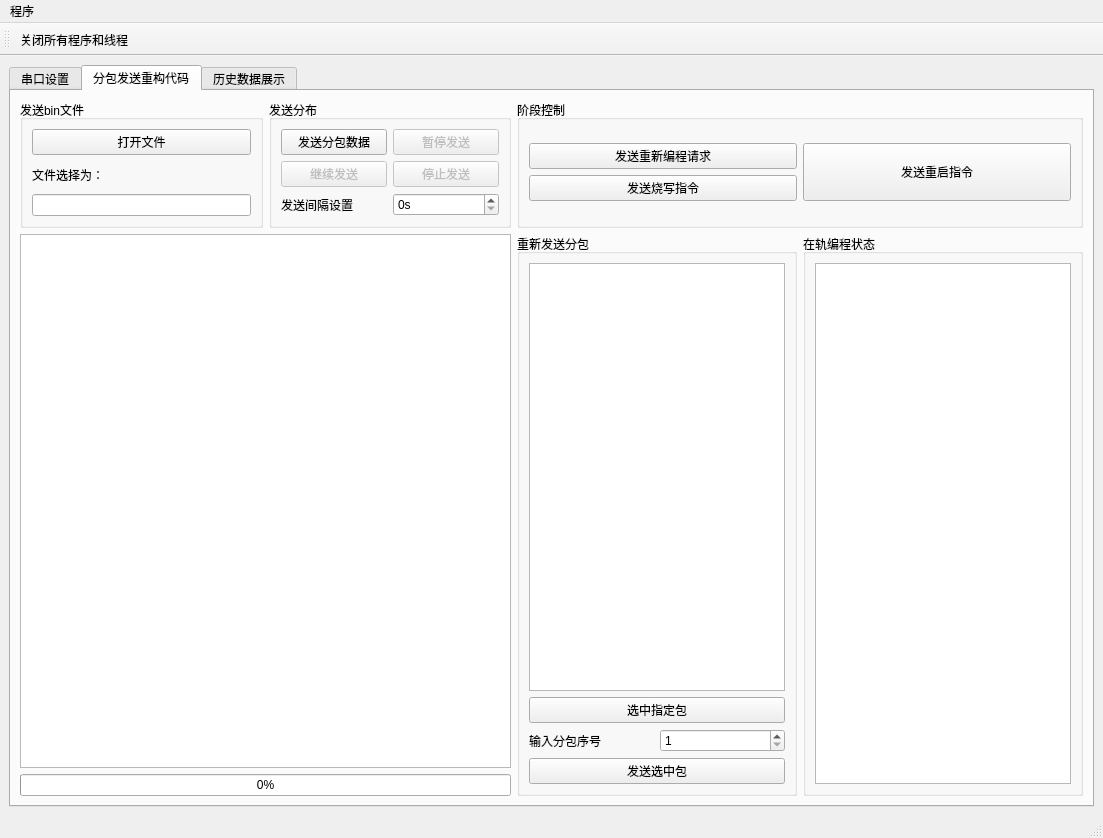
<?xml version="1.0" encoding="UTF-8"?>
<ui version="4.0">
 <class>MainWindow</class>
 <widget class="QMainWindow" name="MainWindow">
  <property name="geometry">
   <rect>
    <x>0</x>
    <y>0</y>
    <width>1103</width>
    <height>732</height>
   </rect>
  </property>
  <property name="windowTitle">
   <string>MainWindow</string>
  </property>
  <widget class="QWidget" name="centralwidget">
   <layout class="QGridLayout" name="gridLayout_9">
    <item row="0" column="0">
     <widget class="QTabWidget" name="tabWidget">
      <property name="currentIndex">
       <number>1</number>
      </property>
      <widget class="QWidget" name="tab">
       <attribute name="title">
        <string>串口设置</string>
       </attribute>
       <layout class="QGridLayout" name="gridLayout_10">
        <item row="1" column="2">
         <layout class="QVBoxLayout" name="verticalLayout_3">
          <item>
           <widget class="QLabel" name="label_4">
            <property name="text">
             <string>&lt;html&gt;&lt;head/&gt;&lt;body&gt;&lt;p&gt;&lt;span style=&quot; font-size:10pt; font-weight:600;&quot;&gt;变量数值监控&lt;/span&gt;&lt;/p&gt;&lt;/body&gt;&lt;/html&gt;</string>
            </property>
           </widget>
          </item>
          <item>
           <widget class="QTableWidget" name="table1"/>
          </item>
         </layout>
        </item>
        <item row="2" column="1">
         <widget class="QGroupBox" name="groupBox_6">
          <property name="title">
           <string>生成指令</string>
          </property>
          <layout class="QVBoxLayout" name="verticalLayout_4">
           <item>
            <layout class="QGridLayout" name="gridLayout_20">
             <item row="2" column="1">
              <widget class="QLineEdit" name="lineEdit_2"/>
             </item>
             <item row="2" column="0">
              <widget class="QLabel" name="label_10">
               <property name="text">
                <string>生成的指令为</string>
               </property>
              </widget>
             </item>
             <item row="0" column="0" colspan="2">
              <widget class="QPushButton" name="pushButton_order">
               <property name="text">
                <string>生成指令</string>
               </property>
              </widget>
             </item>
             <item row="3" column="0" colspan="2">
              <widget class="QPushButton" name="pushButton_raise">
               <property name="text">
                <string>发送指令</string>
               </property>
              </widget>
             </item>
            </layout>
           </item>
          </layout>
         </widget>
        </item>
        <item row="0" column="0" rowspan="3">
         <widget class="QGroupBox" name="groupBox_serial_shezhi">
          <property name="title">
           <string>串口设置</string>
          </property>
          <layout class="QVBoxLayout" name="verticalLayout_10">
           <item>
            <layout class="QGridLayout" name="gridLayout_2">
             <item row="1" column="0" colspan="3">
              <widget class="QComboBox" name="comboBoxPort">
               <property name="sizePolicy">
                <sizepolicy hsizetype="Preferred" vsizetype="Fixed">
                 <horstretch>0</horstretch>
                 <verstretch>0</verstretch>
                </sizepolicy>
               </property>
               <property name="styleSheet">
                <string notr="true"/>
               </property>
              </widget>
             </item>
             <item row="2" column="0" colspan="2">
              <widget class="QPushButton" name="pushButtonOpen">
               <property name="sizePolicy">
                <sizepolicy hsizetype="Preferred" vsizetype="Fixed">
                 <horstretch>0</horstretch>
                 <verstretch>0</verstretch>
                </sizepolicy>
               </property>
               <property name="text">
                <string>打开串口</string>
               </property>
               <property name="checkable">
                <bool>true</bool>
               </property>
              </widget>
             </item>
             <item row="2" column="2">
              <widget class="QPushButton" name="pushButtonUpdate">
               <property name="sizePolicy">
                <sizepolicy hsizetype="Preferred" vsizetype="Fixed">
                 <horstretch>0</horstretch>
                 <verstretch>0</verstretch>
                </sizepolicy>
               </property>
               <property name="text">
                <string>串口检测</string>
               </property>
              </widget>
             </item>
             <item row="3" column="0">
              <widget class="QLabel" name="label">
               <property name="layoutDirection">
                <enum>Qt::LeftToRight</enum>
               </property>
               <property name="text">
                <string>&lt;html&gt;&lt;head/&gt;&lt;body&gt;&lt;p&gt;&lt;span style=&quot; font-size:11pt; font-weight:600;&quot;&gt;波特率&lt;/span&gt;&lt;/p&gt;&lt;/body&gt;&lt;/html&gt;</string>
               </property>
               <property name="alignment">
                <set>Qt::AlignCenter</set>
               </property>
              </widget>
             </item>
             <item row="3" column="1" colspan="2">
              <widget class="QComboBox" name="comboBoxBand">
               <property name="sizePolicy">
                <sizepolicy hsizetype="Preferred" vsizetype="Fixed">
                 <horstretch>0</horstretch>
                 <verstretch>0</verstretch>
                </sizepolicy>
               </property>
              </widget>
             </item>
             <item row="0" column="0" colspan="2">
              <widget class="QLabel" name="label_2">
               <property name="sizePolicy">
                <sizepolicy hsizetype="Minimum" vsizetype="Fixed">
                 <horstretch>0</horstretch>
                 <verstretch>0</verstretch>
                </sizepolicy>
               </property>
               <property name="text">
                <string>&lt;html&gt;&lt;head/&gt;&lt;body&gt;&lt;p&gt;&lt;span style=&quot; font-size:12pt; font-weight:600;&quot;&gt;连接串口&lt;/span&gt;&lt;/p&gt;&lt;/body&gt;&lt;/html&gt;</string>
               </property>
               <property name="alignment">
                <set>Qt::AlignCenter</set>
               </property>
              </widget>
             </item>
            </layout>
           </item>
           <item>
            <widget class="QGroupBox" name="groupBox">
             <property name="sizePolicy">
              <sizepolicy hsizetype="Preferred" vsizetype="Fixed">
               <horstretch>0</horstretch>
               <verstretch>0</verstretch>
              </sizepolicy>
             </property>
             <property name="title">
              <string>数据位</string>
             </property>
             <layout class="QGridLayout" name="gridLayout_6">
              <item row="0" column="0">
               <widget class="QRadioButton" name="radioButtonData8Bit">
                <property name="text">
                 <string>8位</string>
                </property>
               </widget>
              </item>
              <item row="0" column="1">
               <widget class="QRadioButton" name="radioButtonData7Bit">
                <property name="text">
                 <string>7位</string>
                </property>
               </widget>
              </item>
              <item row="1" column="0">
               <widget class="QRadioButton" name="radioButtonData6Bit">
                <property name="text">
                 <string>6位</string>
                </property>
               </widget>
              </item>
              <item row="1" column="1">
               <widget class="QRadioButton" name="radioButtonData5Bit">
                <property name="text">
                 <string>5位</string>
                </property>
               </widget>
              </item>
             </layout>
            </widget>
           </item>
           <item>
            <widget class="QGroupBox" name="groupBox_2">
             <property name="sizePolicy">
              <sizepolicy hsizetype="Preferred" vsizetype="Fixed">
               <horstretch>0</horstretch>
               <verstretch>0</verstretch>
              </sizepolicy>
             </property>
             <property name="title">
              <string>校验位</string>
             </property>
             <layout class="QGridLayout" name="gridLayout_7">
              <item row="0" column="0">
               <widget class="QRadioButton" name="radioButtonParityNone">
                <property name="text">
                 <string>无</string>
                </property>
               </widget>
              </item>
              <item row="1" column="0">
               <widget class="QRadioButton" name="radioButtonParityOdd">
                <property name="text">
                 <string>奇校验</string>
                </property>
               </widget>
              </item>
              <item row="1" column="1">
               <widget class="QRadioButton" name="radioButtonParityEven">
                <property name="text">
                 <string>偶校验</string>
                </property>
               </widget>
              </item>
              <item row="2" column="0">
               <widget class="QRadioButton" name="radioButtonSpace">
                <property name="text">
                 <string>Space校验</string>
                </property>
               </widget>
              </item>
              <item row="2" column="1">
               <widget class="QRadioButton" name="radioButtonParityMark">
                <property name="text">
                 <string>Mark校验</string>
                </property>
               </widget>
              </item>
             </layout>
            </widget>
           </item>
           <item>
            <widget class="QGroupBox" name="groupBox_3">
             <property name="sizePolicy">
              <sizepolicy hsizetype="Preferred" vsizetype="Fixed">
               <horstretch>0</horstretch>
               <verstretch>0</verstretch>
              </sizepolicy>
             </property>
             <property name="title">
              <string>流控</string>
             </property>
             <layout class="QGridLayout" name="gridLayout_8">
              <item row="0" column="0">
               <widget class="QCheckBox" name="checkBoxFlowCtrl">
                <property name="text">
                 <string>RTS/CTS</string>
                </property>
               </widget>
              </item>
             </layout>
            </widget>
           </item>
           <item>
            <widget class="QGroupBox" name="groupBox_4">
             <property name="sizePolicy">
              <sizepolicy hsizetype="Preferred" vsizetype="Fixed">
               <horstretch>0</horstretch>
               <verstretch>0</verstretch>
              </sizepolicy>
             </property>
             <property name="title">
              <string>停止位</string>
             </property>
             <layout class="QGridLayout" name="gridLayout_5">
              <item row="0" column="0">
               <widget class="QRadioButton" name="radioButtonStop1Bit">
                <property name="text">
                 <string>1位</string>
                </property>
               </widget>
              </item>
              <item row="0" column="1">
               <widget class="QRadioButton" name="radioButtonStop1_5Bit_2">
                <property name="text">
                 <string>1.5位</string>
                </property>
               </widget>
              </item>
              <item row="2" column="0">
               <widget class="QRadioButton" name="radioButtonStop2Bit">
                <property name="text">
                 <string>2位</string>
                </property>
               </widget>
              </item>
             </layout>
            </widget>
           </item>
           <item>
            <widget class="QGroupBox" name="groupBox_5">
             <property name="sizePolicy">
              <sizepolicy hsizetype="Preferred" vsizetype="Fixed">
               <horstretch>0</horstretch>
               <verstretch>0</verstretch>
              </sizepolicy>
             </property>
             <property name="title">
              <string>发送设置</string>
             </property>
             <layout class="QGridLayout" name="gridLayout_4">
              <item row="0" column="0">
               <layout class="QVBoxLayout" name="verticalLayout_9">
                <item>
                 <layout class="QGridLayout" name="gridLayout_3">
                  <item row="0" column="0">
                   <widget class="QRadioButton" name="radioButtonTxAscii">
                    <property name="sizePolicy">
                     <sizepolicy hsizetype="Minimum" vsizetype="Fixed">
                      <horstretch>0</horstretch>
                      <verstretch>0</verstretch>
                     </sizepolicy>
                    </property>
                    <property name="text">
                     <string>ASCII发送</string>
                    </property>
                   </widget>
                  </item>
                  <item row="0" column="1">
                   <widget class="QCheckBox" name="checkBox">
                    <property name="text">
                     <string>CR/LF suffix</string>
                    </property>
                   </widget>
                  </item>
                  <item row="1" column="0">
                   <widget class="QRadioButton" name="radioButtonTxHex">
                    <property name="text">
                     <string>Hex发送</string>
                    </property>
                   </widget>
                  </item>
                  <item row="1" column="1">
                   <widget class="QCheckBox" name="checkBoxTxAutoCRLF">
                    <property name="text">
                     <string>自动换行使能</string>
                    </property>
                   </widget>
                  </item>
                 </layout>
                </item>
                <item>
                 <widget class="Line" name="line">
                  <property name="orientation">
                   <enum>Qt::Horizontal</enum>
                  </property>
                 </widget>
                </item>
               </layout>
              </item>
              <item row="1" column="0">
               <layout class="QHBoxLayout" name="horizontalLayout_6">
                <item>
                 <layout class="QHBoxLayout" name="horizontalLayout_5">
                  <item>
                   <widget class="QCheckBox" name="checkBoxTxPeriodEnable">
                    <property name="text">
                     <string>周期发送</string>
                    </property>
                   </widget>
                  </item>
                  <item>
                   <widget class="QLineEdit" name="lineEditPeriodMs">
                    <property name="text">
                     <string>1000</string>
                    </property>
                   </widget>
                  </item>
                 </layout>
                </item>
                <item>
                 <widget class="QLabel" name="label_3">
                  <property name="text">
                   <string>ms</string>
                  </property>
                 </widget>
                </item>
               </layout>
              </item>
             </layout>
            </widget>
           </item>
          </layout>
         </widget>
        </item>
        <item row="2" column="2">
         <layout class="QGridLayout" name="gridLayout">
          <item row="0" column="0">
           <widget class="QGroupBox" name="groupBox_8">
            <property name="sizePolicy">
             <sizepolicy hsizetype="Fixed" vsizetype="Fixed">
              <horstretch>0</horstretch>
              <verstretch>0</verstretch>
             </sizepolicy>
            </property>
            <property name="title">
             <string>实时监控和保存数据</string>
            </property>
            <layout class="QGridLayout" name="gridLayout_13">
             <item row="0" column="0">
              <widget class="QPushButton" name="pushButtonSave">
               <property name="sizePolicy">
                <sizepolicy hsizetype="Preferred" vsizetype="Fixed">
                 <horstretch>0</horstretch>
                 <verstretch>0</verstretch>
                </sizepolicy>
               </property>
               <property name="text">
                <string>打开保存数据</string>
               </property>
              </widget>
             </item>
             <item row="0" column="1">
              <widget class="QPushButton" name="pushButtonSaveCancel">
               <property name="sizePolicy">
                <sizepolicy hsizetype="Preferred" vsizetype="Fixed">
                 <horstretch>0</horstretch>
                 <verstretch>0</verstretch>
                </sizepolicy>
               </property>
               <property name="text">
                <string>关闭保存线程</string>
               </property>
              </widget>
             </item>
             <item row="1" column="0" colspan="2">
              <widget class="QPushButton" name="pushButtonChart">
               <property name="sizePolicy">
                <sizepolicy hsizetype="Preferred" vsizetype="Fixed">
                 <horstretch>0</horstretch>
                 <verstretch>0</verstretch>
                </sizepolicy>
               </property>
               <property name="text">
                <string>打开绘图界面</string>
               </property>
              </widget>
             </item>
            </layout>
           </widget>
          </item>
         </layout>
        </item>
        <item row="0" column="1" colspan="2">
         <layout class="QVBoxLayout" name="verticalLayout">
          <property name="spacing">
           <number>6</number>
          </property>
          <item>
           <layout class="QHBoxLayout" name="horizontalLayout_3">
            <item>
             <widget class="QTextEdit" name="textEditSend">
              <property name="sizePolicy">
               <sizepolicy hsizetype="Expanding" vsizetype="Ignored">
                <horstretch>0</horstretch>
                <verstretch>0</verstretch>
               </sizepolicy>
              </property>
             </widget>
            </item>
            <item>
             <widget class="Line" name="line_2">
              <property name="orientation">
               <enum>Qt::Vertical</enum>
              </property>
             </widget>
            </item>
            <item>
             <layout class="QVBoxLayout" name="verticalLayout_2">
              <item>
               <widget class="QPushButton" name="pushButtonSend">
                <property name="text">
                 <string>发送</string>
                </property>
                <property name="checkable">
                 <bool>true</bool>
                </property>
               </widget>
              </item>
              <item>
               <widget class="QPushButton" name="pushButtonClear">
                <property name="text">
                 <string>清空</string>
                </property>
               </widget>
              </item>
             </layout>
            </item>
           </layout>
          </item>
          <item>
           <layout class="QHBoxLayout" name="horizontalLayout_7">
            <item>
             <widget class="QLabel" name="label_6">
              <property name="sizePolicy">
               <sizepolicy hsizetype="Minimum" vsizetype="Preferred">
                <horstretch>0</horstretch>
                <verstretch>0</verstretch>
               </sizepolicy>
              </property>
              <property name="text">
               <string>历史发送</string>
              </property>
             </widget>
            </item>
            <item>
             <widget class="QComboBox" name="comboBoxSndHistory">
              <property name="sizePolicy">
               <sizepolicy hsizetype="Expanding" vsizetype="Fixed">
                <horstretch>0</horstretch>
                <verstretch>0</verstretch>
               </sizepolicy>
              </property>
             </widget>
            </item>
           </layout>
          </item>
         </layout>
        </item>
        <item row="1" column="1">
         <layout class="QHBoxLayout" name="horizontalLayout">
          <item>
           <layout class="QVBoxLayout" name="verticalLayout_6">
            <item>
             <widget class="QListWidget" name="leftWidget">
              <property name="dragEnabled">
               <bool>true</bool>
              </property>
              <property name="dragDropOverwriteMode">
               <bool>true</bool>
              </property>
              <property name="dragDropMode">
               <enum>QAbstractItemView::DragOnly</enum>
              </property>
             </widget>
            </item>
            <item>
             <layout class="QHBoxLayout" name="horizontalLayout_2">
              <item>
               <widget class="QPushButton" name="pushButton_map">
                <property name="text">
                 <string>选择MAP文件</string>
                </property>
               </widget>
              </item>
              <item>
               <widget class="QPushButton" name="pushButton_create">
                <property name="text">
                 <string>生成参数列表</string>
                </property>
               </widget>
              </item>
             </layout>
            </item>
           </layout>
          </item>
          <item>
           <layout class="QVBoxLayout" name="verticalLayout_7">
            <item>
             <widget class="QListWidget" name="listWidget">
              <property name="dragEnabled">
               <bool>true</bool>
              </property>
              <property name="dragDropOverwriteMode">
               <bool>true</bool>
              </property>
              <property name="dragDropMode">
               <enum>QAbstractItemView::DragDrop</enum>
              </property>
             </widget>
            </item>
            <item>
             <layout class="QHBoxLayout" name="horizontalLayout_4">
              <item>
               <widget class="QPushButton" name="pushButton_del">
                <property name="text">
                 <string>删除选中项</string>
                </property>
               </widget>
              </item>
              <item>
               <widget class="QPushButton" name="pushButton_cle">
                <property name="text">
                 <string>清空选择</string>
                </property>
               </widget>
              </item>
             </layout>
            </item>
           </layout>
          </item>
         </layout>
        </item>
       </layout>
      </widget>
      <widget class="QWidget" name="tab_2">
       <attribute name="title">
        <string>分包发送重构代码</string>
       </attribute>
       <layout class="QGridLayout" name="gridLayout_18">
        <item row="1" column="2">
         <layout class="QGridLayout" name="gridLayout_19">
          <item row="0" column="0">
           <widget class="QGroupBox" name="groupBox_12">
            <property name="title">
             <string>重新发送分包</string>
            </property>
            <layout class="QGridLayout" name="gridLayout_22">
             <item row="0" column="0">
              <widget class="QListWidget" name="listWidget_2">
               <property name="sizePolicy">
                <sizepolicy hsizetype="Preferred" vsizetype="Expanding">
                 <horstretch>0</horstretch>
                 <verstretch>0</verstretch>
                </sizepolicy>
               </property>
              </widget>
             </item>
             <item row="1" column="0">
              <widget class="QPushButton" name="pushButton_7">
               <property name="sizePolicy">
                <sizepolicy hsizetype="Preferred" vsizetype="Fixed">
                 <horstretch>0</horstretch>
                 <verstretch>0</verstretch>
                </sizepolicy>
               </property>
               <property name="text">
                <string>选中指定包</string>
               </property>
              </widget>
             </item>
             <item row="2" column="0">
              <layout class="QHBoxLayout" name="horizontalLayout_8">
               <item>
                <widget class="QLabel" name="label_20">
                 <property name="text">
                  <string>输入分包序号</string>
                 </property>
                </widget>
               </item>
               <item>
                <widget class="QSpinBox" name="spinBox_2">
                 <property name="sizePolicy">
                  <sizepolicy hsizetype="Preferred" vsizetype="Fixed">
                   <horstretch>0</horstretch>
                   <verstretch>0</verstretch>
                  </sizepolicy>
                 </property>
                 <property name="minimum">
                  <number>1</number>
                 </property>
                 <property name="maximum">
                  <number>300000</number>
                 </property>
                </widget>
               </item>
              </layout>
             </item>
             <item row="3" column="0">
              <widget class="QPushButton" name="pushButton_4">
               <property name="sizePolicy">
                <sizepolicy hsizetype="Preferred" vsizetype="Fixed">
                 <horstretch>0</horstretch>
                 <verstretch>0</verstretch>
                </sizepolicy>
               </property>
               <property name="text">
                <string>发送选中包</string>
               </property>
              </widget>
             </item>
            </layout>
           </widget>
          </item>
         </layout>
        </item>
        <item row="0" column="0">
         <widget class="QGroupBox" name="groupBox_7">
          <property name="title">
           <string>发送bin文件</string>
          </property>
          <layout class="QGridLayout" name="gridLayout_15">
           <item row="1" column="0">
            <widget class="QLabel" name="label_5">
             <property name="text">
              <string>文件选择为：</string>
             </property>
            </widget>
           </item>
           <item row="2" column="0" colspan="2">
            <widget class="QLineEdit" name="lineEdit"/>
           </item>
           <item row="0" column="0" colspan="2">
            <widget class="QPushButton" name="pushButton_bin">
             <property name="text">
              <string>打开文件</string>
             </property>
            </widget>
           </item>
          </layout>
         </widget>
        </item>
        <item row="1" column="3">
         <layout class="QGridLayout" name="gridLayout_21">
          <item row="0" column="0">
           <widget class="QGroupBox" name="groupBox_11">
            <property name="title">
             <string>在轨编程状态</string>
            </property>
            <layout class="QVBoxLayout" name="verticalLayout_11">
             <item>
              <widget class="QTableWidget" name="table2">
               <property name="sizePolicy">
                <sizepolicy hsizetype="Preferred" vsizetype="Expanding">
                 <horstretch>0</horstretch>
                 <verstretch>0</verstretch>
                </sizepolicy>
               </property>
              </widget>
             </item>
            </layout>
           </widget>
          </item>
         </layout>
        </item>
        <item row="0" column="2" colspan="2">
         <widget class="QGroupBox" name="groupBox_9">
          <property name="title">
           <string>阶段控制</string>
          </property>
          <layout class="QGridLayout" name="gridLayout_16">
           <item row="0" column="0">
            <layout class="QGridLayout" name="gridLayout_14">
             <item row="0" column="0">
              <widget class="QPushButton" name="pushButton_3">
               <property name="text">
                <string>发送重新编程请求</string>
               </property>
              </widget>
             </item>
             <item row="1" column="0">
              <widget class="QPushButton" name="pushButton_5">
               <property name="text">
                <string>发送烧写指令</string>
               </property>
              </widget>
             </item>
             <item row="0" column="1" rowspan="2">
              <widget class="QPushButton" name="pushButton_6">
               <property name="sizePolicy">
                <sizepolicy hsizetype="Minimum" vsizetype="Minimum">
                 <horstretch>0</horstretch>
                 <verstretch>0</verstretch>
                </sizepolicy>
               </property>
               <property name="text">
                <string>发送重启指令</string>
               </property>
              </widget>
             </item>
            </layout>
           </item>
          </layout>
         </widget>
        </item>
        <item row="0" column="1">
         <widget class="QGroupBox" name="groupBox_10">
          <property name="title">
           <string>发送分布</string>
          </property>
          <layout class="QGridLayout" name="gridLayout_17">
           <item row="3" column="1">
            <widget class="QSpinBox" name="spinBox">
             <property name="suffix">
              <string>s</string>
             </property>
             <property name="prefix">
              <string/>
             </property>
             <property name="minimum">
              <number>0</number>
             </property>
             <property name="maximum">
              <number>8000</number>
             </property>
             <property name="singleStep">
              <number>100</number>
             </property>
            </widget>
           </item>
           <item row="2" column="0">
            <widget class="QPushButton" name="resumeButton">
             <property name="enabled">
              <bool>false</bool>
             </property>
             <property name="text">
              <string>继续发送</string>
             </property>
            </widget>
           </item>
           <item row="3" column="0">
            <widget class="QLabel" name="label_21">
             <property name="text">
              <string>发送间隔设置</string>
             </property>
            </widget>
           </item>
           <item row="1" column="1">
            <widget class="QPushButton" name="suspendButton">
             <property name="enabled">
              <bool>false</bool>
             </property>
             <property name="text">
              <string>暂停发送</string>
             </property>
            </widget>
           </item>
           <item row="2" column="1">
            <widget class="QPushButton" name="stopButton">
             <property name="enabled">
              <bool>false</bool>
             </property>
             <property name="text">
              <string>停止发送</string>
             </property>
            </widget>
           </item>
           <item row="1" column="0">
            <widget class="QPushButton" name="pushButton_send_bin">
             <property name="text">
              <string>发送分包数据</string>
             </property>
            </widget>
           </item>
          </layout>
         </widget>
        </item>
        <item row="1" column="0" colspan="2">
         <layout class="QVBoxLayout" name="verticalLayout_8">
          <item>
           <widget class="QTextEdit" name="textEdit"/>
          </item>
          <item>
           <widget class="QProgressBar" name="progressBar">
            <property name="value">
             <number>0</number>
            </property>
            <property name="format">
             <string>%p%</string>
            </property>
           </widget>
          </item>
         </layout>
        </item>
       </layout>
      </widget>
      <widget class="QWidget" name="tab_3">
       <attribute name="title">
        <string>历史数据展示</string>
       </attribute>
       <layout class="QGridLayout" name="gridLayout_12">
        <item row="2" column="0" colspan="3">
         <layout class="QHBoxLayout" name="hLayout_2"/>
        </item>
        <item row="0" column="0" colspan="3">
         <layout class="QGridLayout" name="gridLayout_11">
          <item row="0" column="0">
           <widget class="QLabel" name="label_7">
            <property name="sizePolicy">
             <sizepolicy hsizetype="Preferred" vsizetype="Fixed">
              <horstretch>0</horstretch>
              <verstretch>0</verstretch>
             </sizepolicy>
            </property>
            <property name="text">
             <string>点击展示</string>
            </property>
           </widget>
          </item>
          <item row="0" column="1">
           <widget class="QPushButton" name="pushButton">
            <property name="text">
             <string>显示图形</string>
            </property>
           </widget>
          </item>
          <item row="1" column="0">
           <widget class="QLabel" name="label_8">
            <property name="sizePolicy">
             <sizepolicy hsizetype="Preferred" vsizetype="Fixed">
              <horstretch>0</horstretch>
              <verstretch>0</verstretch>
             </sizepolicy>
            </property>
            <property name="text">
             <string>选择图形</string>
            </property>
           </widget>
          </item>
          <item row="1" column="1">
           <widget class="QComboBox" name="comboBox_2">
            <property name="sizePolicy">
             <sizepolicy hsizetype="Preferred" vsizetype="Fixed">
              <horstretch>0</horstretch>
              <verstretch>0</verstretch>
             </sizepolicy>
            </property>
           </widget>
          </item>
          <item row="2" column="0" colspan="2">
           <widget class="QPushButton" name="pushButton_2">
            <property name="text">
             <string>打开csv文件</string>
            </property>
           </widget>
          </item>
          <item row="3" column="0" colspan="2">
           <widget class="QLabel" name="label_9">
            <property name="sizePolicy">
             <sizepolicy hsizetype="Fixed" vsizetype="Fixed">
              <horstretch>0</horstretch>
              <verstretch>0</verstretch>
             </sizepolicy>
            </property>
            <property name="text">
             <string>目前打开的csv文件：</string>
            </property>
           </widget>
          </item>
          <item row="4" column="0" colspan="2">
           <widget class="QLineEdit" name="lineEdit_3"/>
          </item>
         </layout>
        </item>
        <item row="1" column="0" colspan="3">
         <widget class="Line" name="line_3">
          <property name="orientation">
           <enum>Qt::Horizontal</enum>
          </property>
         </widget>
        </item>
       </layout>
      </widget>
     </widget>
    </item>
   </layout>
  </widget>
  <widget class="QMenuBar" name="menubar">
   <property name="geometry">
    <rect>
     <x>0</x>
     <y>0</y>
     <width>1103</width>
     <height>22</height>
    </rect>
   </property>
   <widget class="QMenu" name="menu">
    <property name="title">
     <string>程序</string>
    </property>
    <addaction name="action_shutdown"/>
   </widget>
   <addaction name="menu"/>
  </widget>
  <widget class="QStatusBar" name="statusbar"/>
  <widget class="QToolBar" name="toolBar">
   <property name="windowTitle">
    <string>toolBar</string>
   </property>
   <attribute name="toolBarArea">
    <enum>TopToolBarArea</enum>
   </attribute>
   <attribute name="toolBarBreak">
    <bool>false</bool>
   </attribute>
   <addaction name="action_shutdown"/>
  </widget>
  <action name="action_shutdown">
   <property name="icon">
    <iconset resource="GUI_Source.qrc">
     <normaloff>:/png/images/png/close.png</normaloff>:/png/images/png/close.png</iconset>
   </property>
   <property name="text">
    <string>关闭所有程序和线程</string>
   </property>
   <property name="toolTip">
    <string>关闭所有程序和线程</string>
   </property>
  </action>
 </widget>
 <resources>
  <include location="GUI_Source.qrc"/>
 </resources>
 <connections/>
</ui>
